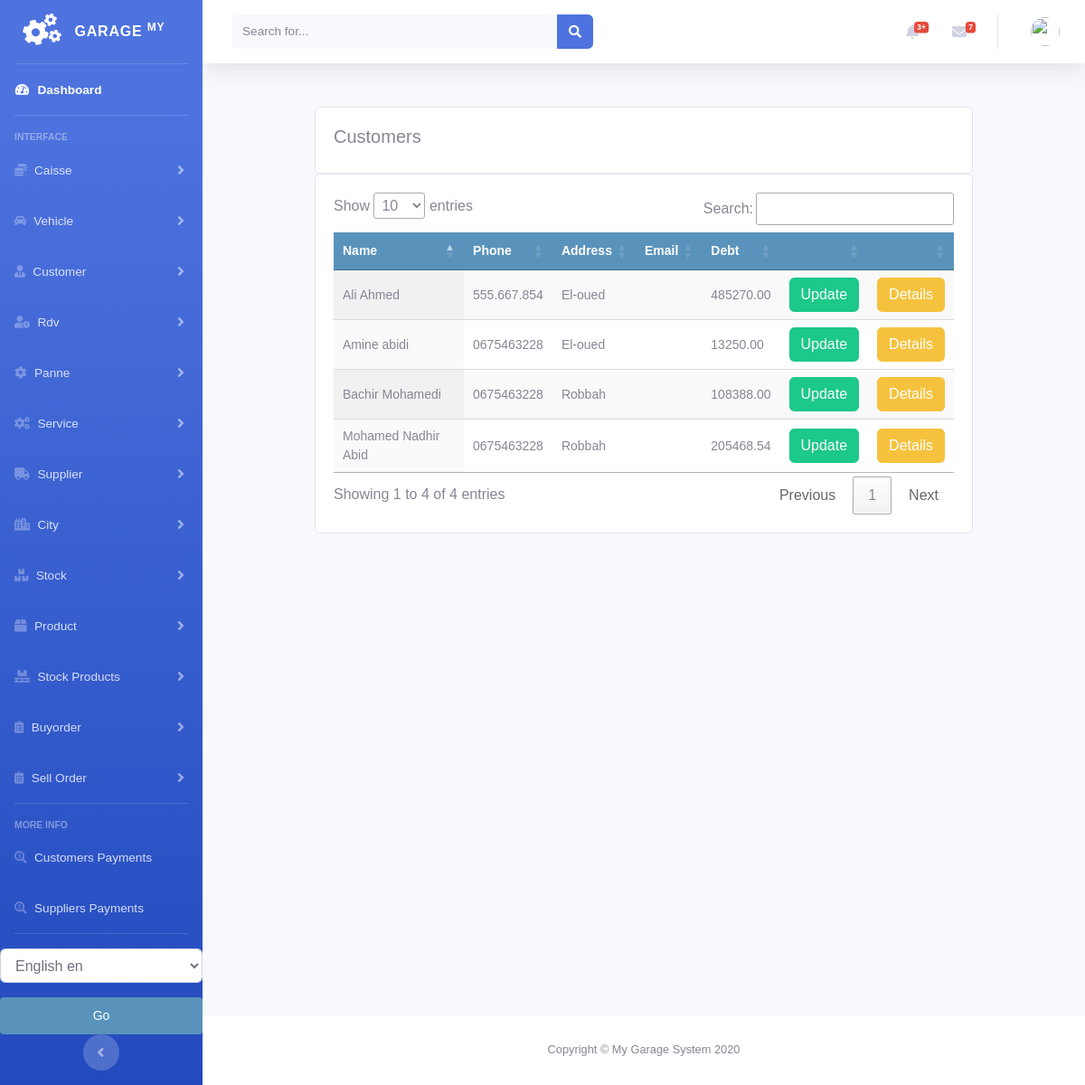
Page /customer/customer_list on the earlier database version.
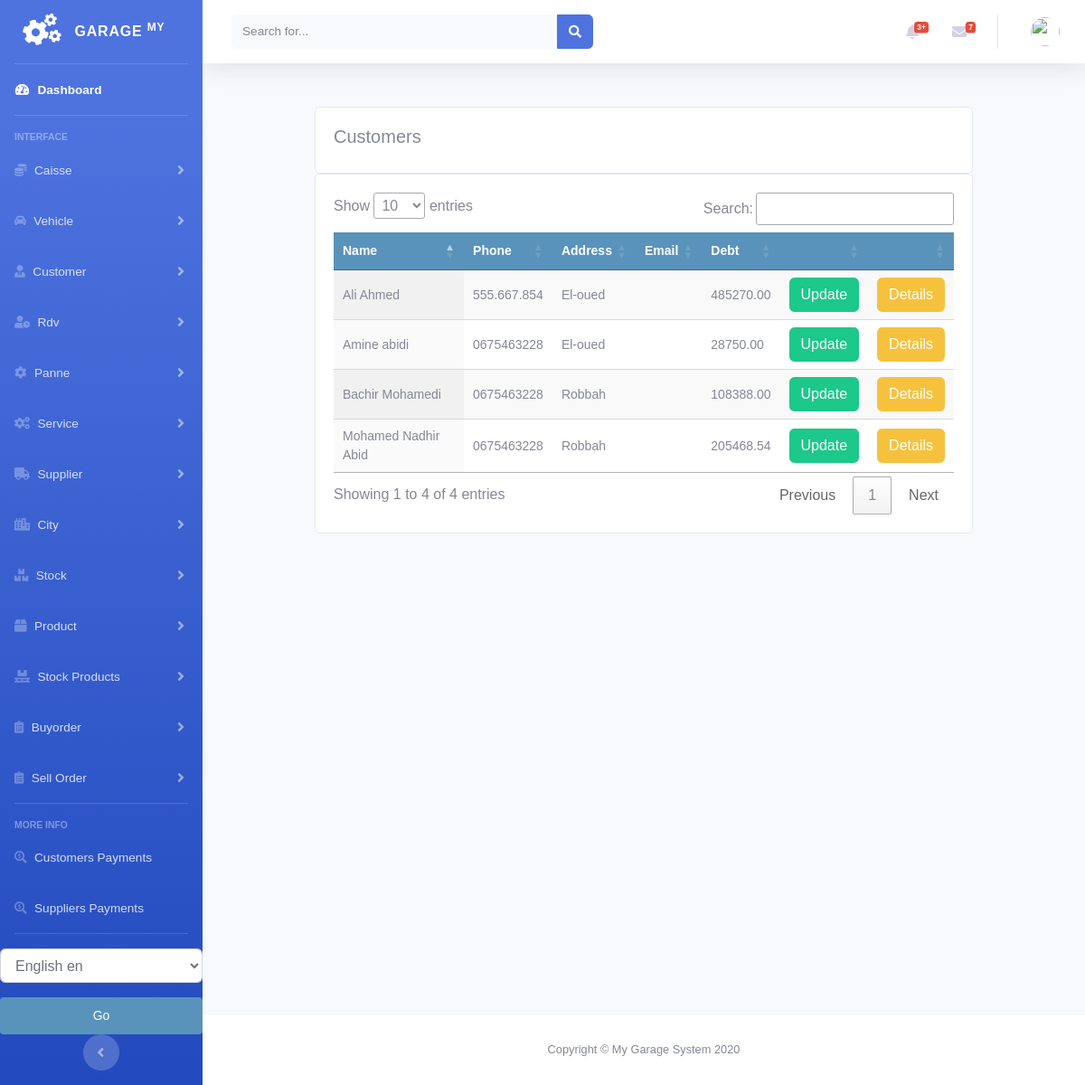
Same page on the later database version.
### customer/models.py (models this page shows, shortened)
class Customer(models.Model):
    firstname = models.CharField(max_length=250, null=True)
    lastname = models.CharField(max_length=250, null=True)
    address = models.CharField(max_length=200, null=True)
    phone = models.CharField(max_length=200, null=True)
    date_created = models.DateTimeField(auto_now_add=True, null=True)
    date_updated = models.DateTimeField(auto_now=True)
    date_joined = models.DateField(null=True)
    enterprise = models.BooleanField(default=False)
    debt = models.DecimalField(max_digits=10, decimal_places=2, null=True, default=0)

### customer/views.py (the view)
# urls.py: path('customer_list', views.customer_list, name='customer_list'),
def customer_list(request):
    customers = Customer.objects.all()
    context = {
        'customers': customers
    }
    return render(request, 'customer/list_customer.html', context)

### customer/templates/customer/list_customer.html (shortened to what this page needs)
{% extends 'home.html' %}
{% load static %}
{% load i18n %}
{% block content %}
<br>
<div class="container">
    <div class="row">
        <div class="col-md">
            <div class="card card-body">
                <h5>{% trans "Customers" %}</h5>
            </div>
            <div class="card card-body">
                <table id="table_id" class="display text-center">
                    <thead>
                    <tr>
                        <th>{% trans "Name" %}</th>
                        <th>{% trans "Phone" %}</th>
                        <th>{% trans "Address" %}</th>
                        <th>{% trans "Email" %}</th>
                        <th>{% trans "Debt" %}</th>
                        <th></th>
                        <th></th>
                    </tr>
                    </thead>
                    <tbody>
                    {% for customer in customers %}
                    <tr>
                        <td>
                            {{customer.firstname}} {{customer.lastname}}
                        </td>
                        <td>
                            {{customer.phone}}
                        </td>
                        <td>
                            {{customer.address}}
                        </td>
                        <td>
                        </td>
                        <td>
                            {{customer.debt}}
                        </td>
                        <td>
                            <a class="btn btn-success "
                               href="{% url 'customer:update_customer' customer.id %}">{% trans "Update" %}</a>
                        </td>
                        <td>
                            <a class="btn btn-warning "
                               href="{% url 'customer:customer_detail' customer.id %}">{% trans "Details" %}</a>
                        </td>
                    </tr>
                    {% endfor %}
                    </tbody>
                </table>
            </div>
        </div>
    </div>
</div>
{% endblock %}
{% block jsscript %}
<link rel="stylesheet" type="text/css" href="https://cdn.datatables.net/1.10.22/css/jquery.dataTables.css">
{% endblock %}

Differences in the rows shown:
changed Customer "Amine": debt "13250.00" → "28750.00"
